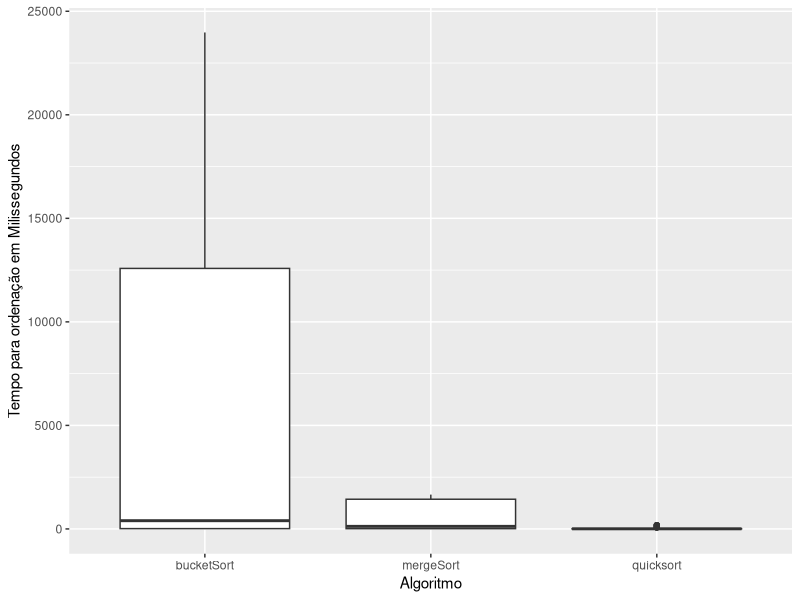
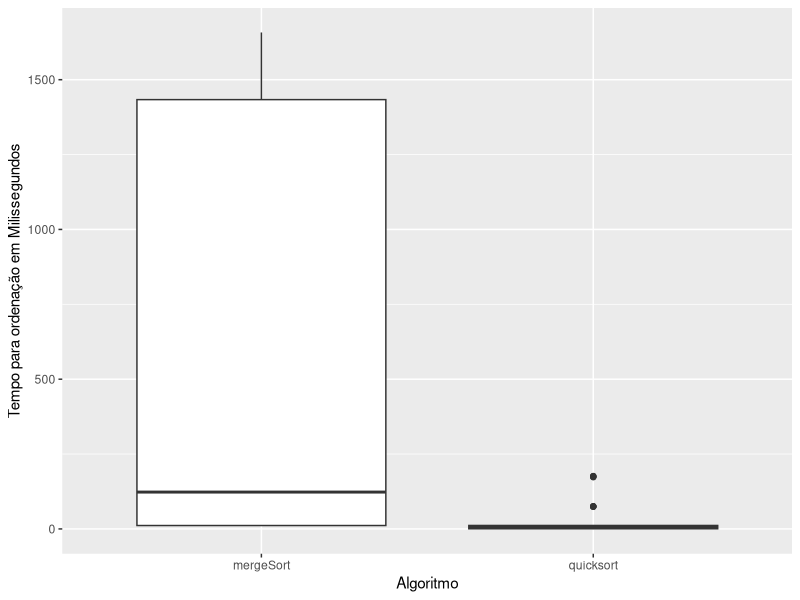
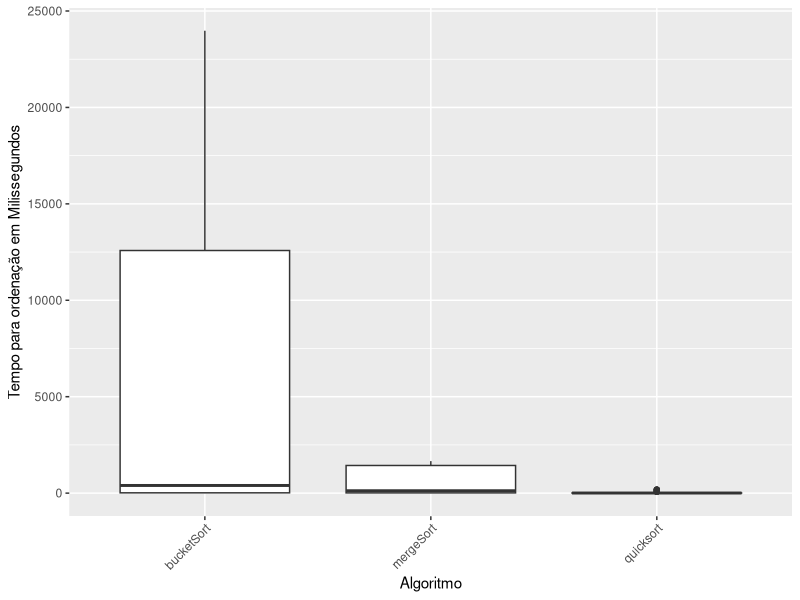
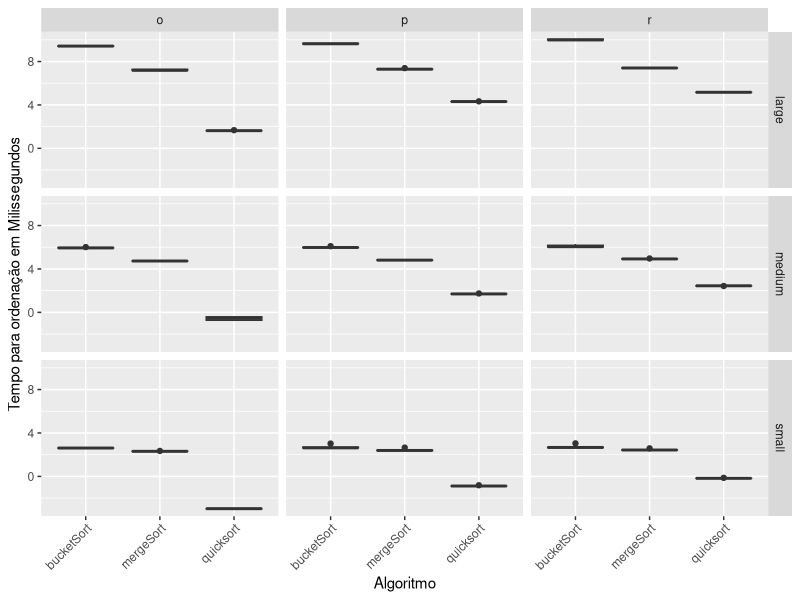

Reproduce these figures in R, in order.
## ---- chunk 1
library('ggplot2', warn.conflicts = FALSE)
library('dplyr', warn.conflicts = FALSE)
data = read.csv("output.csv", sep=";")
data = mutate(data, timeTaken = timeTaken/1000 )
summary(data)


ggplot(data, aes(alg, timeTaken)) +
  geom_boxplot() +
  labs(x = "Algoritmo", y = "Tempo para ordenação em Milissegundos")
## ---- chunk 2
  filteredData = data %>% filter(alg != 'bucketSort')
  ggplot(filteredData, aes(alg, timeTaken)) +
    geom_boxplot() +
    labs(x = "Algoritmo", y = "Tempo para ordenação em Milissegundos")
## ---- chunk 3
ggplot(data, aes(alg, timeTaken)) +
    geom_boxplot() +
    labs(x = "Algoritmo", y = "Tempo para ordenação em Milissegundos") +
    theme(axis.text.x = element_text(angle = 45, hjust = 1))
    facet_grid(size ~ order)
## ---- chunk 4

    ggplot(data, aes(alg, log(timeTaken))) +
    geom_boxplot() +
    labs(x = "Algoritmo", y = "Tempo para ordenação em Milissegundos") +
    theme(axis.text.x = element_text(angle = 45, hjust = 1)) +
    facet_grid(size ~ order)

